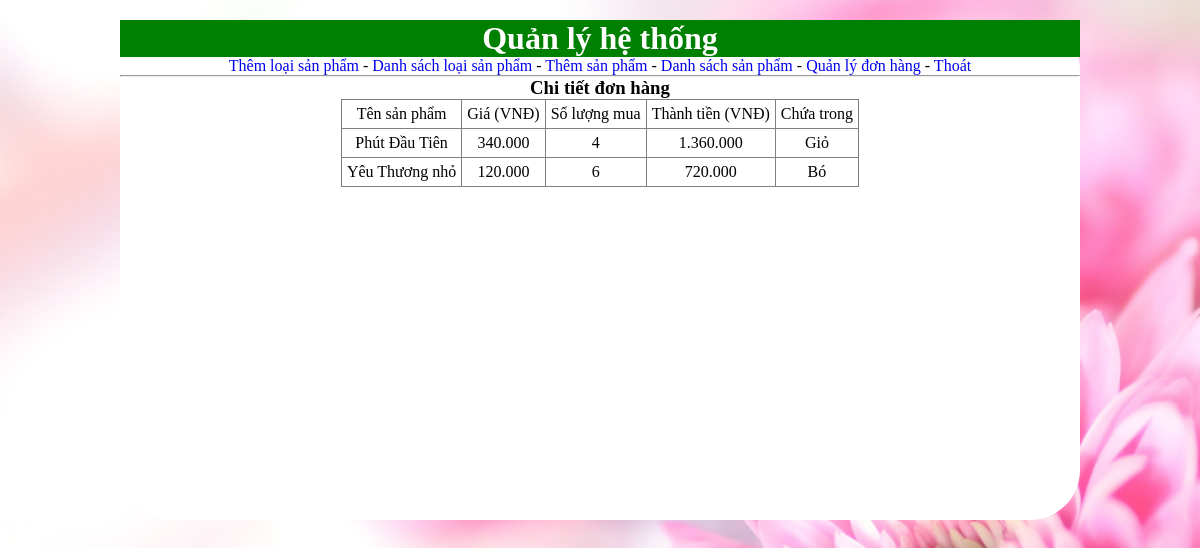
Screenshot of /admin/xemchitietdonhang.php?idhoadon=1 (signed in) with the database file from the repository.
### tables this page shows
CREATE TABLE IF NOT EXISTS `hoadonchitiet` (
`idhoadonchitiet` int(11) NOT NULL,
  `idhoadon` int(11) NOT NULL,
  `idsanpham` int(11) NOT NULL,
  `soluongmua` int(11) NOT NULL,
  `loaichua` varchar(20) DEFAULT NULL
);

CREATE TABLE IF NOT EXISTS `sanpham` (
`idsanpham` int(11) NOT NULL,
  `tensanpham` varchar(100) DEFAULT NULL,
  `thongtinsanpham` text,
  `anh` text,
  `giaban` int(30) DEFAULT NULL,
  `trangthai` int(1) DEFAULT NULL,
  `idloaisanpham` int(11) NOT NULL,
  `soluongton` int(11) NOT NULL,
  `giadiple` int(30) DEFAULT NULL
);

### admin/xemchitietdonhang.php (the view, shortened to what this page needs)
<!DOCTYPE html>
<html>
<head>
	<link rel="stylesheet" type="text/css" href="../style.css">
</head>
<body>
	<div class="wrapper">
		<h1 style="text-align:center;background-color:green;color:white">Quản lý hệ thống</h1>
		<?php include 'menu.php';?>
		<h3 style="text-align:center;">Chi tiết đơn hàng</h3>
		<table align="center" border="1">
			<tr>
				<td align="center">Tên sản phẩm</td>
				<td align="center">Giá (VNĐ)</td>
				<td align="center">Số lượng mua</td>
				<td align="center">Thành tiền (VNĐ)</td>
				<td>Chứa trong</td>
			</tr>
			<?php
			$idhoadon=$_GET['idhoadon'];
			$sql="SELECT * FROM hoadonchitiet INNER JOIN sanpham ON hoadonchitiet.idsanpham=sanpham.idsanpham WHERE idhoadon='$idhoadon'";
			$result=mysql_query($sql);
			while ($row=mysql_fetch_array($result)) {?>
			<tr>
				<td align="center"><?php echo $row['tensanpham'];?></td>
				<td align="center"><?php echo number_format($row['giaban'],0,",",".");?></td>
				<td align="center"><?php echo $row['soluongmua'];?></td>
				<td align="center"><?php echo number_format($row['giaban']*$row['soluongmua'],0,",",".");?></td>
				<td align="center">
					<?php
						echo $row['loaichua'];
					 ?>
				</td>
			</tr>
			<?php }?>
		</table>
	</div>
</body>
</html>

### style.css (style rules this page uses)
html,* { margin:0px; padding:0px; }
body { background-image: url("images/hinhnen2.jpg"); height: 100%; background-position: center; background-repeat: no-repeat; background-size: cover; background-attachment: fixed; }
.wrapper { margin-left: auto; margin-right: auto; width:960px; min-height: 500px; background-color:white; margin-top: 20px; margin-bottom: 20px; border-radius: 50px; }
table { border-collapse: collapse; margin-left: auto; margin-right: auto; }
table tr td { word-wrap:break-word; padding:5px; }

### rows the page displays
hoadonchitiet: idsanpham.tensanpham "Phút Đầu Tiên", idsanpham.giaban "340.000", soluongmua "4", $row['giaban']*$row['soluongmua'] "1.360.000", loaichua "Giỏ"
hoadonchitiet: idsanpham.tensanpham "Yêu Thương nhỏ", idsanpham.giaban "120.000", soluongmua "6", $row['giaban']*$row['soluongmua'] "720.000", loaichua "Bó"
